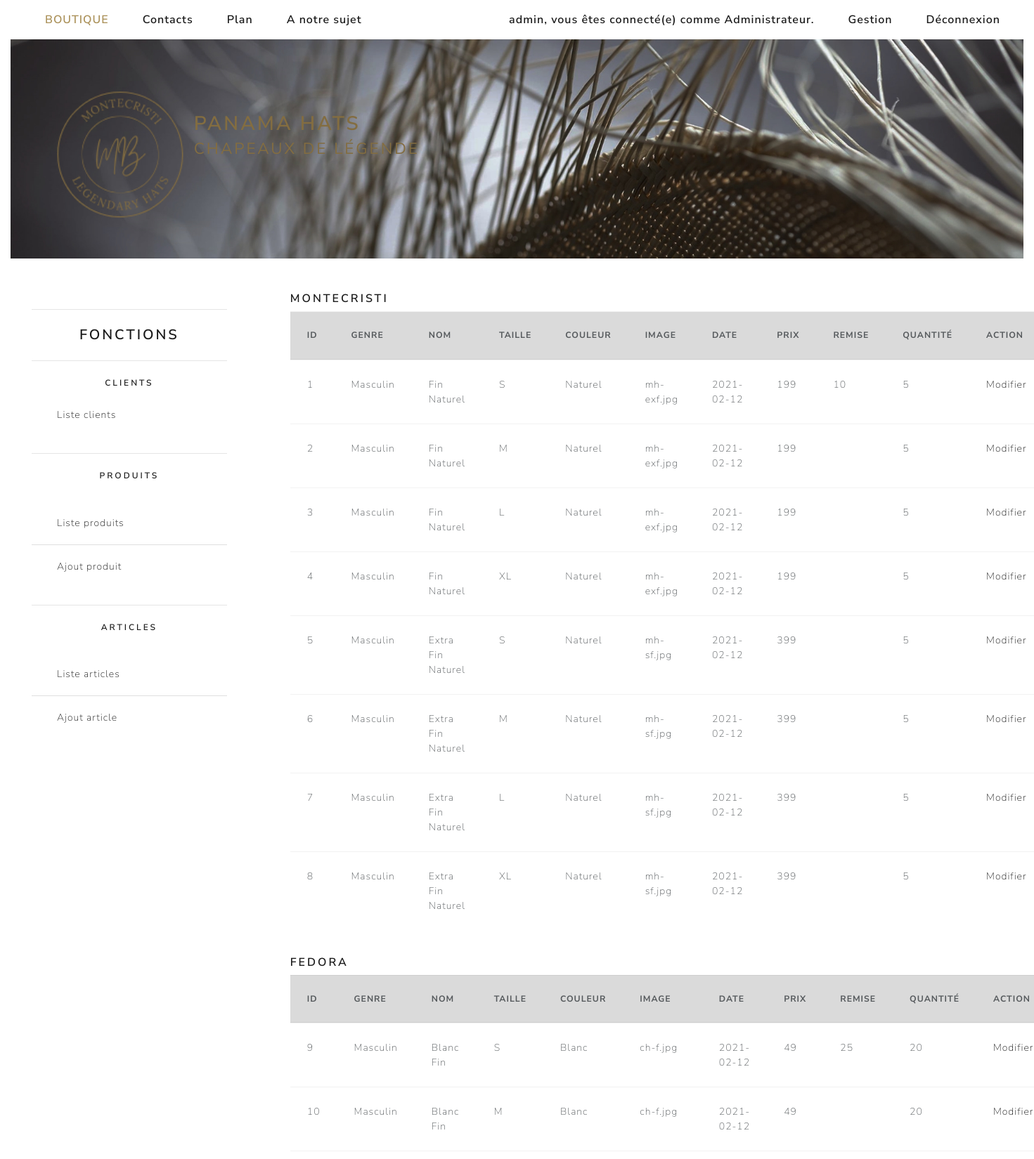
Screenshot of /admins/crudArticles (signed in, upper part) with the database file from the repository.
### tables this page shows
CREATE TABLE IF NOT EXISTS `article` (
  `id_article` int(11) NOT NULL AUTO_INCREMENT,
  `id_produit` int(10) NOT NULL,
  `id_taille` int(11) NOT NULL,
  `id_couleur` int(10) NOT NULL,
  `date_registre` date NOT NULL,
  `remise` int(10) DEFAULT NULL,
  `quantite` int(10) NOT NULL,
  PRIMARY KEY (`id_article`)
);

CREATE TABLE IF NOT EXISTS `produit` (
  `id_produit` int(11) NOT NULL AUTO_INCREMENT,
  `origine_produit` varchar(50) NOT NULL,
  `categorie_produit` varchar(50) NOT NULL,
  `genre_produit` varchar(50) NOT NULL,
  `nom_produit` varchar(50) NOT NULL,
  `image_produit` varchar(50) NOT NULL,
  `prix_produit` double NOT NULL,
  PRIMARY KEY (`id_produit`)
);

CREATE TABLE IF NOT EXISTS `taille` (
  `id_taille` int(11) NOT NULL AUTO_INCREMENT,
  `nom_taille` varchar(10) NOT NULL,
  `cm_taille` varchar(10) NOT NULL,
  PRIMARY KEY (`id_taille`)
);

CREATE TABLE IF NOT EXISTS `couleur` (
  `id_couleur` int(11) NOT NULL AUTO_INCREMENT,
  `nom_couleur` varchar(100) NOT NULL,
  `image_couleur` varchar(100) NOT NULL,
  PRIMARY KEY (`id_couleur`)
);

### libraries/Database.php (called while the page is built, shortened)
<?php
    class Database {
        private $dbHost = 'localhost';
        private $dbUser ='root';
        private $dbPass = '';
        private $dbName = 'boutique';
        private $statement;
        private $dbHandler;
        public function __construct() {
            $conn = 'mysql:host=' . $this->dbHost . ';dbname=' . $this->dbName;
            $options = array(
                PDO::ATTR_PERSISTENT => true,
                PDO::ATTR_ERRMODE => PDO::ERRMODE_EXCEPTION
            );
            try {
                $this->dbHandler = new PDO($conn, $this->dbUser, $this->dbPass, $options);
            } catch (PDOException $e) {
                $this->error = $e->getMessage();
                echo $this->error;
            }
        }
        public function query($sql) {
            $this->statement = $this->dbHandler->prepare($sql);
        }
        public function execute() {
            return $this->statement->execute();
        }
        public function resultSet() {
            $this->execute();
            return $this->statement->fetchAll(PDO::FETCH_OBJ);
        }
    }

### models/Admin.php (called while the page is built, shortened)
<?php
class Admin {
    private $db;
    public function __construct() {
        $this->db = new Database;
    }
    public function crudArticles(){
        $this->db->query('SELECT id_article, origine_produit, categorie_produit, genre_produit, nom_produit, nom_taille, nom_couleur, image_produit, date_registre, prix_produit, quantite, remise  FROM article JOIN produit ON article.id_produit = produit.id_produit JOIN taille ON article.id_taille = taille.id_taille JOIN couleur ON article.id_couleur = couleur.id_couleur ');
        $articles=$this->db->resultSet();
        return $articles;
    }
    }

### views/admins/crudArticles.php (the view, shortened to what this page needs)
<?php
   require (ROOT.'views/includes/head.php');
?>
 <body>
    <div class="container-fluid">
        <div class="col-md-12">
            <?php
            require (ROOT.'views/includes/navigation.php');
            ?>
        </div>
        <div class="col-md-12 mt-5">
            <div class="row banner banner_image3 pt-3">
                <img class="ml-5 img-fluid mt-5" src="<?php echo WWW_ROOT; ?>public/images/logo.png" alt="Logo">
                <h2 class="mt-5 pt-5 champain">PANAMA HATS<br /><small>Chapeaux de Légende</small></h2>
            </div>
        </div>
        <div class="row">
            <section class="col-sm-12 col-md-3 my-5 text-center">
                    <aside class="col-md-12">
                        <?php
                        require (ROOT.'views/includes/asideCrud.php');
                        ?>
                    </aside>
            </section>
            <section class="col-sm-12 col-md-9 my-5">
                <div class="container-fluid">
                    <div class="col-md-12">
                        <h5>MONTECRISTI</h5>
                        <table class="table table-hover">
                            <thead>
                                <tr class="table-active">
                                <th scope="col">ID </th>
                                <th scope="col">Genre</th>
                                <th scope="col">Nom</th>
                                <th scope="col">Taille</th>
                                <th scope="col">Couleur</th>
                                <th scope="col">Image</th>
                                <th scope="col">Date</th>
                                <th scope="col">Prix</th>
                                <th scope="col">Remise</th>
                                <th scope="col">Quantité</th>
                                <th scope="col">Action</th>
                                </tr>
                            </thead>
                            <tbody>
                                <?php
                                foreach($data['articles'] as $article){
                                    if($article->categorie_produit == 'Montecristi'){
                                        echo "<tr>";
                                        echo "<td>".$article->id_article."</td>";
                                        echo "<td>".$article->genre_produit."</td>";
                                        echo "<td>".$article->nom_produit."</td>";
                                        echo "<td>".$article->nom_taille."</td>";
                                        echo "<td>".$article->nom_couleur."</td>";
                                        echo "<td>".$article->image_produit."</td>";
                                        echo "<td>".$article->date_registre."</td>";
                                        echo "<td>".$article->prix_produit."</td>";
                                        echo "<td>".$article->remise."</td>";
                                        echo "<td>".$article->quantite."</td>";
                                        echo '<td><a  href="'.WWW_ROOT .'admins/formArticle/'.$article->id_article.'">
                                        Modifier</a></td>';
                                        echo "</tr>";
                                        }
                                    }
                                    ?>
                            </tbody>
                        </table><br>
                        <h5>FEDORA</h5>
                        <table class="table table-hover">
                            <thead>
                            <tr class="table-active">
                                <th scope="col">ID </th>
                                <th scope="col">Genre</th>
                                <th scope="col">Nom</th>
                                <th scope="col">Taille</th>
                                <th scope="col">Couleur</th>
                                <th scope="col">Image</th>
                                <th scope="col">Date</th>
                                <th scope="col">Prix</th>
                                <th scope="col">Remise</th>
                                <th scope="col">Quantité</th>
                                <th scope="col">Action</th>
                                </tr>
                            </thead>
                            <tbody>
                                <?php
                                foreach($data['articles'] as $article){
                                    if($article->categorie_produit == 'Fedora'){
                                        echo "<td>".$article->id_article."</td>";
                                        echo "<td>".$article->genre_produit."</td>";
                                        echo "<td>".$article->nom_produit."</td>";
                                        echo "<td>".$article->nom_taille."</td>";
                                        echo "<td>".$article->nom_couleur."</td>";
                                        echo "<td>".$article->image_produit."</td>";
                                        echo "<td>".$article->date_registre."</td>";
                                        echo "<td>".$article->prix_produit."</td>";
                                        echo "<td>".$article->remise."</td>";
                                        echo "<td>".$article->quantite."</td>";
                                        echo '<td><a  href="'.WWW_ROOT .'admins/formArticle/'.$article->id_article.'">
                                        Modifier</a></td>';
                                        }
                                    }
                                    ?>
                            </tbody>
                        </table>
                    </div>
                </div>
            </section>
        </div>
        <?php
        require ROOT . '/views/includes/footer.php';
        ?>

### public/css/style.css (style rules this page uses)
.champain { color: #836d41; }
.banner { background-position: center; background-repeat: no-repeat; background-size: cover; position: relative; height:40vh; }
.banner .img-fluid { max-width: 100%; height:70%; }
.banner_image3 { background-image: url("../images/tissage_banner.jpg") ; }

### rows the page displays
article: id_article "1", id_produit.genre_produit "Masculin", id_produit.nom_produit "Fin Naturel", id_taille.nom_taille "S", id_couleur.nom_couleur "Naturel", id_produit.image_produit "mh-exf.jpg", date_registre "2021-02-12", id_produit.prix_produit "199", remise "10", quantite "5"
article: id_article "2", id_produit.genre_produit "Masculin", id_produit.nom_produit "Fin Naturel", id_taille.nom_taille "M", id_couleur.nom_couleur "Naturel", id_produit.image_produit "mh-exf.jpg", date_registre "2021-02-12", id_produit.prix_produit "199", quantite "5"
article: id_article "3", id_produit.genre_produit "Masculin", id_produit.nom_produit "Fin Naturel", id_taille.nom_taille "L", id_couleur.nom_couleur "Naturel", id_produit.image_produit "mh-exf.jpg", date_registre "2021-02-12", id_produit.prix_produit "199", quantite "5"
article: id_article "4", id_produit.genre_produit "Masculin", id_produit.nom_produit "Fin Naturel", id_taille.nom_taille "XL", id_couleur.nom_couleur "Naturel", id_produit.image_produit "mh-exf.jpg", date_registre "2021-02-12", id_produit.prix_produit "199", quantite "5"
article: id_article "5", id_produit.genre_produit "Masculin", id_produit.nom_produit "Extra Fin Naturel", id_taille.nom_taille "S", id_couleur.nom_couleur "Naturel", id_produit.image_produit "mh-sf.jpg", date_registre "2021-02-12", id_produit.prix_produit "399", quantite "5"
article: id_article "6", id_produit.genre_produit "Masculin", id_produit.nom_produit "Extra Fin Naturel", id_taille.nom_taille "M", id_couleur.nom_couleur "Naturel", id_produit.image_produit "mh-sf.jpg", date_registre "2021-02-12", id_produit.prix_produit "399", quantite "5"
article: id_article "7", id_produit.genre_produit "Masculin", id_produit.nom_produit "Extra Fin Naturel", id_taille.nom_taille "L", id_couleur.nom_couleur "Naturel", id_produit.image_produit "mh-sf.jpg", date_registre "2021-02-12", id_produit.prix_produit "399", quantite "5"
article: id_article "8", id_produit.genre_produit "Masculin", id_produit.nom_produit "Extra Fin Naturel", id_taille.nom_taille "XL", id_couleur.nom_couleur "Naturel", id_produit.image_produit "mh-sf.jpg", date_registre "2021-02-12", id_produit.prix_produit "399", quantite "5"
article: id_article "9", id_produit.genre_produit "Masculin", id_produit.nom_produit "Blanc Fin", id_taille.nom_taille "S", id_couleur.nom_couleur "Blanc", id_produit.image_produit "ch-f.jpg", date_registre "2021-02-12", id_produit.prix_produit "49", remise "25", quantite "20"
article: id_article "10", id_produit.genre_produit "Masculin", id_produit.nom_produit "Blanc Fin", id_taille.nom_taille "M", id_couleur.nom_couleur "Blanc", id_produit.image_produit "ch-f.jpg", date_registre "2021-02-12", id_produit.prix_produit "49", quantite "20"

### other values shown
$_SESSION['prenom'] "admin"
